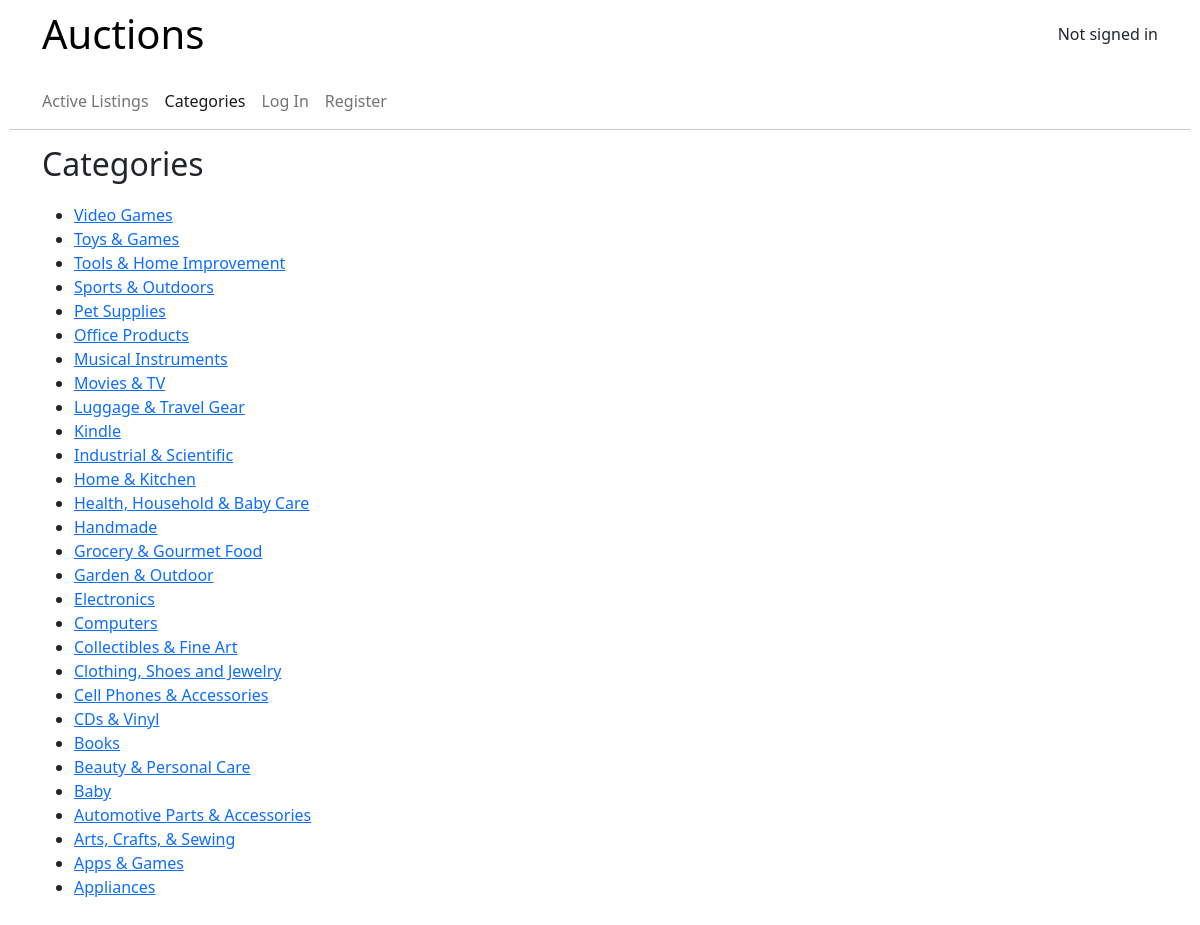
Page /categories/ on the committed database.
### auctions/models.py (models this page shows, shortened)
class Category(models.Model):
    name = models.CharField(max_length=255)

### auctions/views.py (the view)
# urls.py: path("categories/", views.categories, name="categories"),
def categories(request):
    return render(request, "auctions/categories.html", {
        "categories": Category.objects.all()
    })

### auctions/templates/auctions/categories.html
{% extends "auctions/layout.html" %}
{% block body %}
    <div class="main_container">
        <h2 class="index_page_header">Categories</h2>
        <ul>
            {% for category in categories %}
            <li><a href="{% url 'category' category.id %}">{{ category.name }}</a></li>
            {% endfor %}
        </ul>
    </div>
{% endblock %}

### auctions/templates/auctions/layout.html (shortened to what this page needs)
{% load static %}
<!DOCTYPE html>
<html lang="en">
    <head>
        <link rel="stylesheet" href="https://cdn.jsdelivr.net/npm/bootstrap@5.2.2/dist/css/bootstrap.min.css" />
        <link href="{% static 'auctions/styles.css' %}" rel="stylesheet" />
    </head>
    <body>
        <div class="container">
            <header class="header">
                <h1 class="header-project-name"><a class="header-project-name__link" href="{% url 'index' %}">Auctions</a></h1>
                <div class="header-user-name-container">
                    <span class="header-user-name">
                        {% if user.is_authenticated %}
                            Signed in as <strong>{{ user.username }}</strong>
                        {% else %}
                            Not signed in
                        {% endif %}
                    </span>
                </div>
            </header>
            <nav class="navbar navbar-expand-sm">
                <div class="container-fluid p-0">
                    <div class="collapse navbar-collapse" id="navbarSupportedContent">
                        <ul class="navbar-nav me-auto mb-2 mb-lg-0">
                            {% url 'index' as url %}
                            <li class="nav-item">
                                <a class="nav-link {% if request.path == url %}active{% endif %}" href="{% url 'index' %}">Active Listings</a>
                            </li>
                            {% url 'categories' as url %}
                            <li class="nav-item ">
                                <a class="nav-link {% if request.path == url %}active{% endif %}" href="{% url 'categories' %}">Categories</a>
                            </li>
                            {% if user.is_authenticated %}
                                <li class="nav-item">
                                    {% url 'create_listing' as url %}
                                    <a class="nav-link {% if request.path == url %}active{% endif %}" href="{% url 'create_listing' %}">Create Listing</a>
                                </li>
                                <li class="nav-item">
                                    {% url 'watchlist' as url %}
                                    <a class="nav-link {% if request.path == url %}active{% endif %}" href="{% url 'watchlist' %}">Watchlist</a>
                                </li>
                                <li class="nav-item dropdown">
                                    <a class="nav-link dropdown-toggle" href="#" role="button" data-bs-toggle="dropdown" aria-expanded="false">
                                    Listings
                                    </a>
                                    <ul class="dropdown-menu">
                                        <li><a class="dropdown-item" href="{% url 'user_created' %}">Listings you've created</a></li>
                                        <li><a class="dropdown-item" href="{% url 'user_bided' %}">Listings you've bided</a></li>
                                        <li><a class="dropdown-item" href="{% url 'user_won' %}">Listings you've won</a></li>
                                    </ul>
                                </li>
                                <li class="nav-item nav-item__other-side">
                                    <a class="nav-link" href="{% url 'logout' %}">Log Out</a>
                                </li>
                            {% else %}
                                <li class="nav-item nav-item__other-side">
                                    {% url 'login' as url %}
                                    <a class="nav-link {% if request.path == url %}active{% endif %}" href="{% url 'login' %}">Log In</a>
                                </li>
                                <li class="nav-item">
                                    {% url 'register' as url %}
                                    <a class="nav-link {% if request.path == url %}active{% endif %}" href="{% url 'register' %}">Register</a>
                                </li>
                            {% endif %}
                        </ul>
                    </div>
                </div>
            </nav>
        </div>
        <hr>
        <div class="container">
            {% block body %}
            {% endblock %}
        </div>
    </body>
</html>

### auctions/static/auctions/styles.css (style rules this page uses)
body { padding: 10px; }
.header { margin-bottom: 15px; display: flex; justify-content: space-between; }
.header-user-name-container { display: flex; align-items: center; }
.header-project-name { margin: 0; }
.header-project-name__link { text-decoration: none; color: black; transition: text-shadow 0.5s; text-shadow: 0 0 transparent; }
.navbar-nav .nav-item:first-child a { padding-left: 0; }
.navbar-nav .nav-item:last-child a { padding-right: 0; }
hr { margin: 0 0 15px 0; }
.index_page_header { margin: 0 0 20px 0; }

### rows in the picture
Category: name "Video Games"
Category: name "Toys & Games"
Category: name "Tools & Home Improvement"
Category: name "Sports & Outdoors"
Category: name "Pet Supplies"
Category: name "Office Products"
Category: name "Musical Instruments"
Category: name "Movies & TV"
Category: name "Luggage & Travel Gear"
Category: name "Kindle"
Category: name "Industrial & Scientific"
Category: name "Home & Kitchen"
Category: name "Health, Household & Baby Care"
Category: name "Handmade"
Category: name "Grocery & Gourmet Food"
Category: name "Garden & Outdoor"
Category: name "Electronics"
Category: name "Computers"
Category: name "Collectibles & Fine Art"
Category: name "Clothing, Shoes and Jewelry"
Category: name "Cell Phones & Accessories"
Category: name "CDs & Vinyl"
Category: name "Books"
Category: name "Beauty & Personal Care"
Category: name "Baby"
Category: name "Automotive Parts & Accessories"
Category: name "Arts, Crafts, & Sewing"
Category: name "Apps & Games"
Category: name "Appliances"
